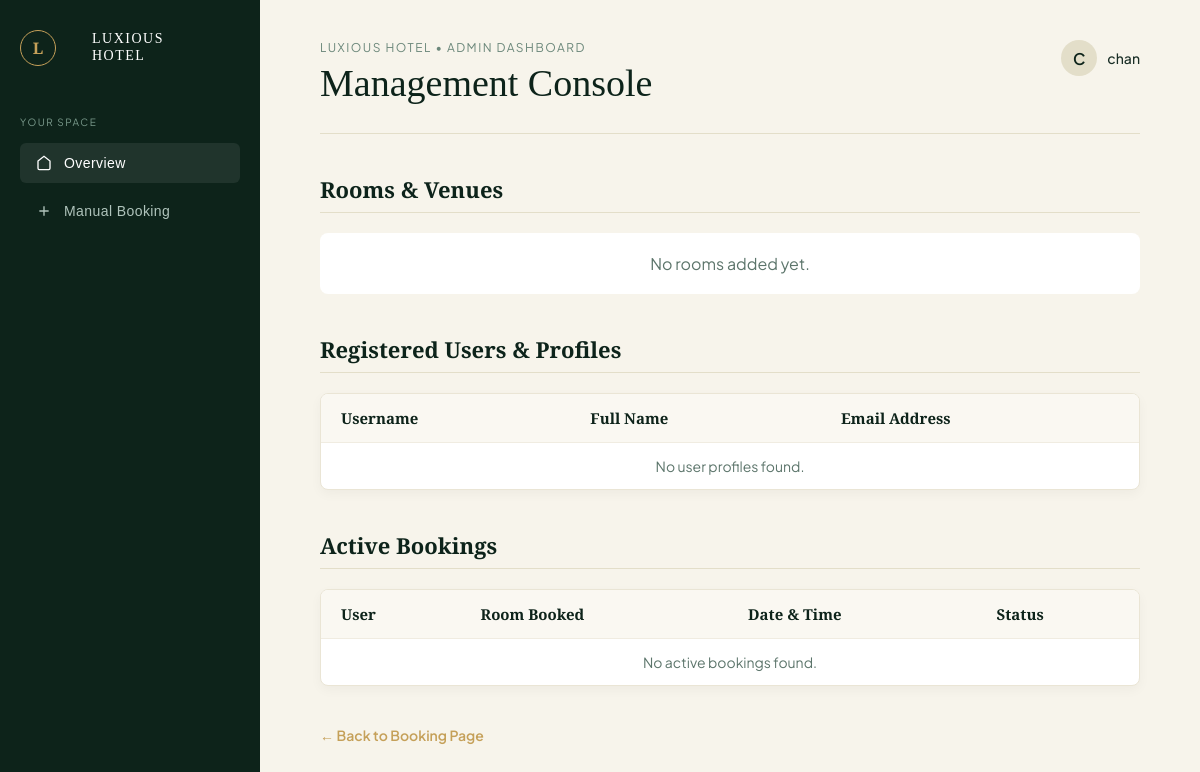
The app's page /my-admin/ (signed in), older data.
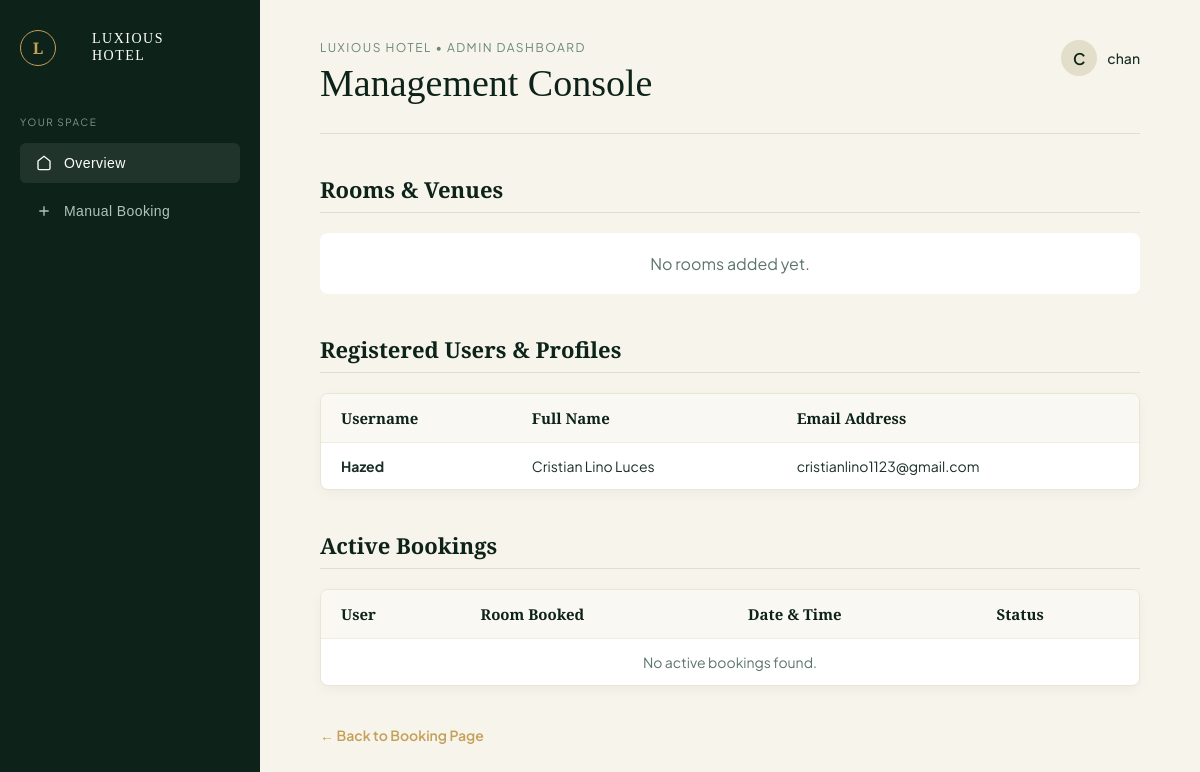
The same page, newer data.
### App/models.py (models this page shows, shortened)
class UserProfile(models.Model):
    user = models.OneToOneField(User, on_delete=models.CASCADE)
    fullname = models.CharField(max_length=150)
    email = models.EmailField(max_length=254)
    phone = models.CharField(max_length=20, blank=True)

### App/views.py (the view)
# urls.py: path('my-admin/', views.custom_admin_dashboard, name='custom_admin'),
@staff_member_required
def custom_admin_dashboard(request):
    profiles = UserProfile.objects.all()
    rooms = Room.objects.all()
    bookings = Booking.objects.all()
    context = {
        'profiles': profiles,
        'rooms': rooms,
        'bookings': bookings,
    }
    return render(request, 'page/admin_dashboard.html', context)

### App/templates/page/admin_dashboard.html (shortened to what the changed rows need)
{% load static %}
<!DOCTYPE html>
<html lang="en">
<head>
    <link rel="stylesheet" href="{% static 'style/landing.css' %}">
</head>
<body>
    <main>
        <div class="top-header">
            <div>
                <h1>Management Console</h1>
            </div>
        </div>
        <h2>Rooms & Venues</h2>
        <h2>Registered Users & Profiles</h2>
        <div class="table-container">
            <table>
                <thead>
                    <tr>
                        <th>Username</th>
                        <th>Full Name</th>
                        <th>Email Address</th>
                    </tr>
                </thead>
                <tbody>
                    {% for profile in profiles %}
                    <tr>
                        <td><strong>{{ profile.user.username }}</strong></td>
                        <td>{{ profile.fullname }}</td>
                        <td>{{ profile.email }}</td>
                    </tr>
                    {% empty %}
                    <tr><td colspan="3" style="text-align: center; color: #5c756b;">No user profiles found.</td></tr>
                    {% endfor %}
                </tbody>
            </table>
        </div>
        <h2>Active Bookings</h2>
        <div class="table-container">
            <table>
                <thead>
                    <tr>
                        <th>User</th>
                        <th>Room Booked</th>
                        <th>Date & Time</th>
                        <th>Status</th>
                    </tr>
                </thead>
            </table>
        </div>
    </main>
</body>
</html>

Row changes from the older to the newer data that the page shows:
added UserProfile: user.username "Hazed", fullname "Cristian Lino Luces", email "cristianlino1123@gmail.com"
Text that changed along with them:
text no longer shown: "No user profiles found."
